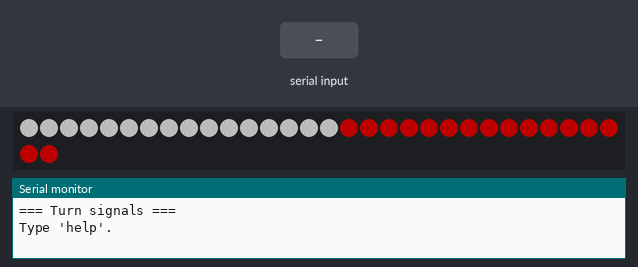
This sketch was run on a simulated ESP32. On the bench: 32 RGB LEDs in strip order, left to right, continuing on the next row, the last lines printed to the serial monitor. The test bench sets the inputs (shaded band). Dim RGB values are drawn brighter than linear.

Above: at 1.7 s.
1.8 s: "left\n" received over Serial
At 1.86 s:
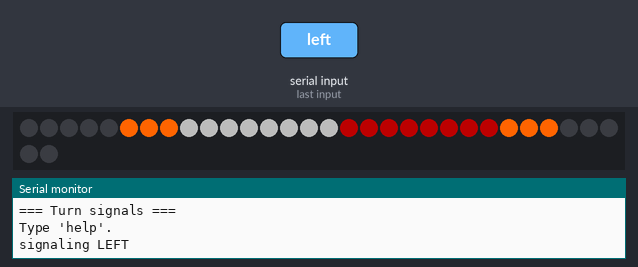
3.4 s: "right\n" received over Serial
At 3.46 s:
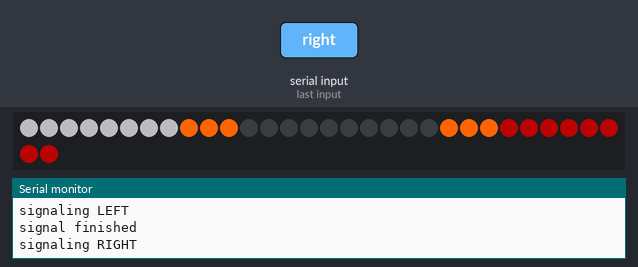
Timing chart, 0 to 6.4 s (numbered marks = the images above; inputs shaded):
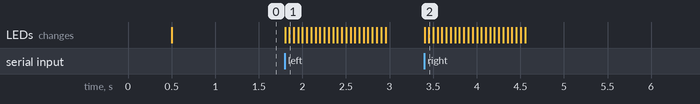

Measured:
- after the input at 1.8 s, the LEDs: first change at once (image 1 shows a later state)
- after the input at 3.4 s, the LEDs: first change at once (image 2 shows a later state)

The sketch:

a4b_turn_signal_larson.ino
```cpp
/*
  a4b_turn_signal_larson.ino
  Porpoise Robotics - Pathfinder advanced course, Lesson 4

  WHAT THIS PROGRAM DOES
  ----------------------
  The turn signal animation from Pathfinder_Op_Program12, isolated so you can
  step through it one frame at a time. A bar of amber grows outward from the
  center of the vehicle toward whichever corner is turning, front and rear
  together. Nothing moves.

  BEFORE YOU CAN COMPILE THIS
  ---------------------------
  Board package: "esp32_bluepad32" by Ricardo Quesada, version 4.1.0
    Tools > Board > esp32_bluepad32 > "ESP32 Dev Module".
  Library: "Adafruit NeoPixel" by Adafruit.

  COMMANDS (115200 baud)
  ----------------------
    left | right     start a signal. Three cycles, then back to standby.
    hold left|right  keep signaling until you type 'release'
    release          stop holding
    step             advance exactly one frame, and print the indices
    speed <ms>       frame time, default 50
    cycles <n>       cycles before it gives up, default 3
    off

  THE GEOMETRY, WHICH IS THE HARD PART
  ------------------------------------
  The strip is one loop, so the two halves of each side run in opposite
  directions and the arithmetic is not symmetric:

        front, left to right :   0 .. 15      left half 0-7,   right half 8-15
        rear,  right to left :  16 .. 31      right half 16-23, left half 24-31

  For a LEFT signal, the bar has to grow from the center outward on both bars.
  At the front the center is index 8, and going left means counting DOWN, so
  the i-th LED is (8 - 1 - i). At the rear the left half starts at 24 and runs
  outward as the index rises, so the i-th LED is (24 + i).

        RIGHT_FRONT_START - 1 - i     front, growing left from center
        LEFT_REAR_START + i           rear, mirroring it

  For a RIGHT signal it is the other way round:

        RIGHT_FRONT_START + i         front, growing right from center
        LEFT_REAR_START - 1 - i       rear, mirroring it

  Use "step" and read the indices as they print. It is much easier to see than
  to derive.

  WHY IT REPAINTS THE BASE LIGHTING FIRST
  ---------------------------------------
  Each frame clears the whole strip, paints the headlights and tail lights back
  on, blanks the side that is signaling, and then draws the amber bar over the
  top. Painting only the amber would leave the previous frame underneath.

  WHY IT FINISHES ITS CYCLES
  --------------------------
  A real indicator does not stop mid-blink when you let go of the stalk. The
  D-pad only ever STARTS the animation; the animation counts its own cycles and
  keeps going until it reaches TURN_CYCLES, and only then hands back to
  STANDBY. Holding the D-pad keeps resetting that count.

  WHAT TO TRY
  -----------
  1. "left", then "right", then "step" several times and read the indices.
  2. "hold left", wait, then "release". Where does it stop?
  3. "speed 200" and watch the bar build.
  4. Change the LEFT branch to use LEFT_FRONT_START + i and see what breaks.
  5. Make it fade the trailing edge instead of switching it off abruptly.
*/

#include <Adafruit_NeoPixel.h>

const int LED_PIN  = 5;
const int NUM_LEDS = 32;

// The four quarters of the loop, as Op 12 names them.
const int LEFT_FRONT_START  = 0;
const int RIGHT_FRONT_START = 8;
const int RIGHT_REAR_START  = 16;
const int LEFT_REAR_START   = 24;
const int CORNER_LEN        = 8;

const uint8_t HEADLIGHT_DIM   = 77;
const uint8_t TAILLIGHT_LEVEL = 77;

enum LEDMode { STANDBY, TURN_LEFT, TURN_RIGHT };

Adafruit_NeoPixel strip(NUM_LEDS, LED_PIN, NEO_GRB + NEO_KHZ800);

LEDMode led_mode = STANDBY;
bool running_lights_on = true;
bool standby_dirty = true;

int larson_delay_ms = 50;
int turn_cycles_target = 3;

unsigned long larson_time = 0;
int larson_phase = 0;
int turn_signal_cycles = 0;

bool holding_left = false, holding_right = false;
bool single_step = false;      // "step" advances one frame with the timer off
bool verbose = false;

String input_line = "";

uint32_t rgb(uint8_t r, uint8_t g, uint8_t b) {
  return strip.Color(r, g, b);
}

void fillRange(int first, int count, uint32_t color) {
  for (int i = first; i < first + count && i < NUM_LEDS; i++) {
    strip.setPixelColor(i, color);
  }
}

void setStandbyLighting() {
  strip.clear();
  if (running_lights_on) {
    fillRange(LEFT_FRONT_START, CORNER_LEN * 2, rgb(HEADLIGHT_DIM, HEADLIGHT_DIM, HEADLIGHT_DIM));
    fillRange(RIGHT_REAR_START, CORNER_LEN * 2, rgb(TAILLIGHT_LEVEL, 0, 0));
  }
  strip.show();
  standby_dirty = false;
}

/*
  Draws one frame of the turn signal: base lighting, the signaling side
  blanked, then the amber bar grown out from the center.
*/
void drawLarsonFrame() {
  uint32_t amber = rgb(255, 100, 0);

  // Repaint the base lighting first, so the signal overlays normal lights.
  strip.clear();
  if (running_lights_on) {
    fillRange(LEFT_FRONT_START, CORNER_LEN * 2, rgb(HEADLIGHT_DIM, HEADLIGHT_DIM, HEADLIGHT_DIM));
    fillRange(RIGHT_REAR_START, CORNER_LEN * 2, rgb(TAILLIGHT_LEVEL, 0, 0));
  }

  int num_lit = (larson_phase % CORNER_LEN) + 1;

  if (led_mode == TURN_LEFT) {
    fillRange(LEFT_FRONT_START, CORNER_LEN, 0);
    fillRange(LEFT_REAR_START, CORNER_LEN, 0);

    if (verbose) Serial.printf("phase %d, %d lit:  front", larson_phase, num_lit);
    for (int i = 0; i < num_lit; i++) {
      int front = RIGHT_FRONT_START - 1 - i;   // Grows left, so counts down
      int rear  = LEFT_REAR_START + i;         // Mirrors it, counting up
      strip.setPixelColor(front, amber);
      strip.setPixelColor(rear, amber);
      if (verbose) Serial.printf(" %d/%d", front, rear);
    }
    if (verbose) Serial.println();

  } else if (led_mode == TURN_RIGHT) {
    fillRange(RIGHT_FRONT_START, CORNER_LEN, 0);
    fillRange(RIGHT_REAR_START, CORNER_LEN, 0);

    if (verbose) Serial.printf("phase %d, %d lit:  front", larson_phase, num_lit);
    for (int i = 0; i < num_lit; i++) {
      int front = RIGHT_FRONT_START + i;       // Grows right, so counts up
      int rear  = LEFT_REAR_START - 1 - i;     // Mirrors it, counting down
      strip.setPixelColor(front, amber);
      strip.setPixelColor(rear, amber);
      if (verbose) Serial.printf(" %d/%d", front, rear);
    }
    if (verbose) Serial.println();
  }

  strip.show();
}

/*
  Advances the animation by one phase and hands back to STANDBY once it has
  finished its cycles, unless somebody is still holding the direction.
*/
void advanceLarson() {
  larson_phase++;

  if (larson_phase >= CORNER_LEN) {
    larson_phase = 0;
    turn_signal_cycles++;

    bool still_held = (led_mode == TURN_LEFT  && holding_left) ||
                      (led_mode == TURN_RIGHT && holding_right);

    if (!still_held && turn_signal_cycles >= turn_cycles_target) {
      led_mode = STANDBY;
      standby_dirty = true;
      Serial.println(F("signal finished"));
      return;
    }
  }

  drawLarsonFrame();
}

void startSignal(LEDMode direction) {
  led_mode = direction;
  larson_phase = 0;
  turn_signal_cycles = 0;
  larson_time = 0;
  drawLarsonFrame();
}

void setup() {
  Serial.begin(115200);
  delay(500);

  strip.begin();
  strip.setBrightness(255);
  strip.clear();
  strip.show();

  Serial.println();
  Serial.println(F("=== Turn signals ==="));
  Serial.println(F("Type 'help'."));
}

void loop() {
  unsigned long now = millis();

  handleSerial();

  if (led_mode == STANDBY) {
    if (standby_dirty) setStandbyLighting();
    return;
  }

  if (single_step) {
    single_step = false;
    advanceLarson();
    return;
  }

  if (larson_delay_ms > 0 && now - larson_time >= (unsigned long)larson_delay_ms) {
    larson_time = now;
    advanceLarson();
  }
}

void handleSerial() {
  while (Serial.available() > 0) {
    char c = (char)Serial.read();
    if (c == '\n' || c == '\r') {
      if (input_line.length() > 0) {
        runCommand(input_line);
        input_line = "";
      }
    } else if (c >= 32 && c < 127 && input_line.length() < 40) {
      input_line += c;
    }
  }
}

void runCommand(String line) {
  line.trim();
  line.toLowerCase();

  if (line == "help") {
    Serial.println(F("  left | right      three cycles then standby"));
    Serial.println(F("  hold left|right   keep going until 'release'"));
    Serial.println(F("  release"));
    Serial.println(F("  step              one frame, printing the indices"));
    Serial.println(F("  speed <ms>        frame time, 0 freezes it"));
    Serial.println(F("  cycles <n>"));
    Serial.println(F("  off"));

  } else if (line == "left") {
    holding_left = holding_right = false;
    startSignal(TURN_LEFT);
    Serial.println(F("signaling LEFT"));

  } else if (line == "right") {
    holding_left = holding_right = false;
    startSignal(TURN_RIGHT);
    Serial.println(F("signaling RIGHT"));

  } else if (line == "hold left") {
    holding_left = true;
    holding_right = false;
    startSignal(TURN_LEFT);
    Serial.println(F("holding LEFT"));

  } else if (line == "hold right") {
    holding_right = true;
    holding_left = false;
    startSignal(TURN_RIGHT);
    Serial.println(F("holding RIGHT"));

  } else if (line == "release") {
    holding_left = holding_right = false;
    Serial.println(F("released - it will finish its current cycles"));

  } else if (line == "step") {
    if (led_mode == STANDBY) {
      Serial.println(F("Start a signal first."));
      return;
    }
    verbose = true;
    single_step = true;

  } else if (line == "off") {
    holding_left = holding_right = false;
    led_mode = STANDBY;
    standby_dirty = true;
    verbose = false;
    Serial.println(F("standby"));

  } else if (line.startsWith("speed ")) {
    larson_delay_ms = constrain(line.substring(6).toInt(), 0, 2000);
    Serial.printf("frame time %d ms%s\n", larson_delay_ms,
                  larson_delay_ms == 0 ? "  (frozen - use 'step')" : "");

  } else if (line.startsWith("cycles ")) {
    turn_cycles_target = constrain(line.substring(7).toInt(), 1, 50);
    Serial.printf("cycles %d\n", turn_cycles_target);

  } else {
    Serial.println(F("Unknown. Type 'help'."));
  }
}
```
